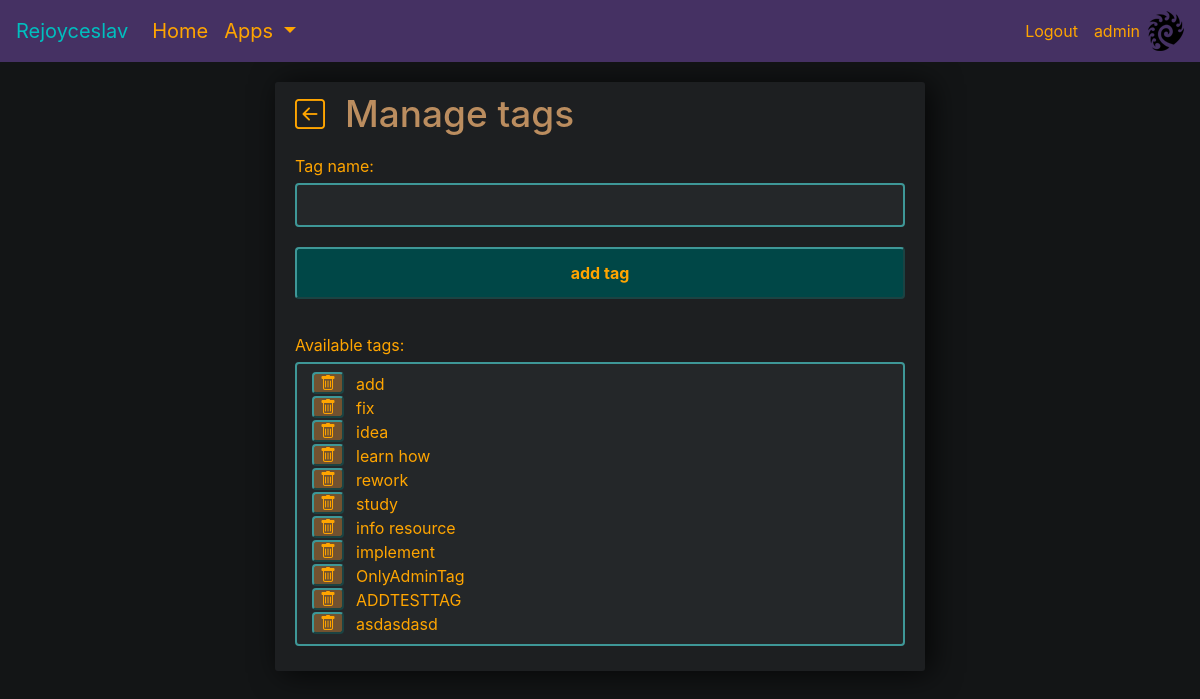
The page /tasks-tags (signed in) on the database as committed earlier.
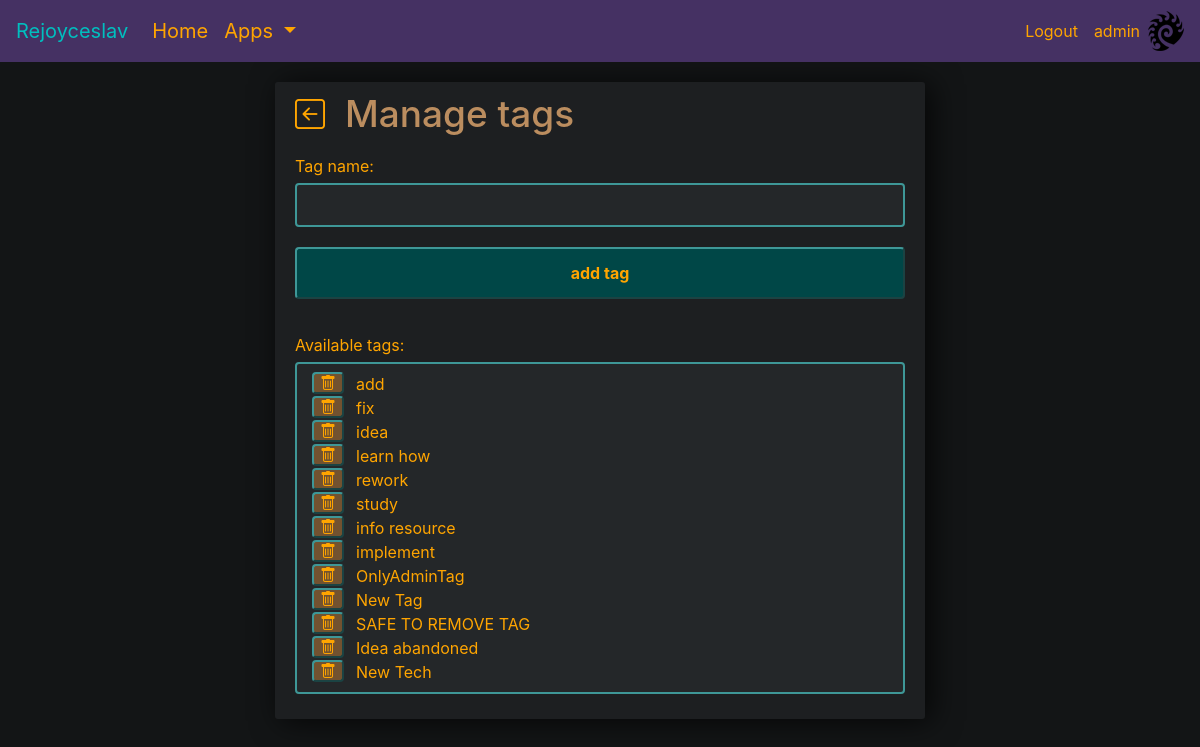
The same page on the database as committed later.
### tasks/models.py (models this page shows)
class Tag(models.Model):
    user = models.ForeignKey(User, on_delete=models.PROTECT, null=True, blank=True)
    name = models.CharField(max_length=30, null=True, blank=False)
    def __str__(self):
        return self.name

### tasks/views.py (the view, shortened to what this page needs)
# urls.py: path('tasks-tags', AddTagView.as_view(), name='tasks_tags'),
class AddTagView(View):
    def get(self, request):  # get request comes here
        tags = Tag.objects.filter(user=self.request.user)
        form = AddTagForm()
        context = {
                    'tags': tags,
                    'form': form,
                   }
        return render(request, 'tasks/task_add_tag.html', context)

### tasks/forms.py
class AddTagForm(ModelForm):
    def __init__(self, *args, **kwargs):
        super().__init__(*args, **kwargs)
        self.fields['name'].widget.attrs.update({'class': 'input-dark', 'autofocus': 'True'})
    class Meta:
        model = Tag
        fields = ['name']

### tasks/templates/tasks/task_add_tag.html (shortened to what this page needs)
{% extends 'info_page.html' %}
{% block info_content %}
<div>
    <div style="display: flex; margin-bottom: 10px">
        <div class="tooltip-wrapper" style="display: flex">
            <a href="{% url 'tasks_list' %}"><i id="backButton" style="font-size: 30px; color: orange" class="bi-arrow-left-square"></i></a>
        </div>
        <h2 style="padding-left: 20px; font-size: 37px">Manage tags</h2>
    </div>
    <div style="margin-top: 10px">Tag name:</div>
        <div>
            <form method="POST" id="TagsForm">
                {{ form.name }}
            </form>
        </div>
        <div>
            <input form="TagsForm" class="btn-info" type="submit" value="add tag">
        </div>
    <div>
        <br>
        <span>Available tags:</span>
        <br>
        <div style="padding-left: 15px" class="input-dark">
            {% for tag in tags %}
                <div style="display: flex">
                    <form action="{% url 'tasks_delete_tag' tag.id %}">
                        <div class="tooltip-wrapper" style="display: flex">
                            <button class="btn-danger" id="inputDeleteButton" style="line-height: 16px;"><i class="bi-trash"></i></button>
                        </div>
                    </form>
                    <div class="separator-vertical"></div>
                    <div style="padding-left: 10px">{{ tag|linebreaksbr }}</div>
                </div>
            {% endfor %}
        </div>
    </div>
</div>
{% endblock info_content %}

### templates/info_page.html
{% extends 'base.html' %}
{% block content %}
<div class="center-column" style="max-width: 650px">
    <div class="info-box" style="margin: 0px 15px;">
        {% block info_content %}
        {% endblock info_content %}
    </div>
</div>
{% endblock content %}

### templates/base.html (shortened to what this page needs)
<!DOCTYPE html>
{% load static %}
<link rel="stylesheet" href="https://stackpath.bootstrapcdn.com/bootstrap/4.3.1/css/bootstrap.min.css"
>
<link rel="stylesheet" href="https://cdn.jsdelivr.net/npm/bootstrap-icons@1.5.0/font/bootstrap-icons.css">
<link rel="stylesheet" href="{% static 'dark_green_orange_style.css' %}">
<link href="{% static 'js/jquery-ui-1.12.1/jquery-ui.min.css' %}" rel="stylesheet">
<link href="{% static 'js/jquery-ui-1.12.1/jquery-ui.structure.min.css' %}" rel="stylesheet">
<link href="{% static 'js/jquery-ui-1.12.1/jquery-ui.theme.min.css' %}" rel="stylesheet">
<link rel="stylesheet" href="https://cdn.jsdelivr.net/npm/@mdi/font@5.9.55/css/materialdesignicons.min.css">
<html lang="en">
<head>
</head>
<body>
<nav class="navbar navbar-expand-lg navbar-dark bg-dark">
  <span class="navbar-brand">Rejoyceslav</span>
  <div class="collapse navbar-collapse" id="navbarSupportedContent">
    <ul class="navbar-nav mr-auto">
      <li class="nav-item active">
        <a class="nav-link" href="{% url 'home' %}">Home <span class="sr-only">(current)</span></a>
      </li>
      <li class="nav-item dropdown">
        <a class="nav-link dropdown-toggle" href="#" id="navbarDropdown" role="button" data-toggle="dropdown" aria-haspopup="true" aria-expanded="false">
          Apps
        </a>
      </li>
    </ul>
    <ul class="navbar-nav">
      {% if user.is_authenticated %}
      <li class="nav-item">
        <a class="nav-link" href="{% url 'logout' %}" style="font-size: 16px">Logout</a>
      </li>
      <li class="nav-item">
        <a class="nav-link" href="{% url 'profile_main' %}" style="font-size: 16px">{{ request.user }}</a>
      </li>
      {% endif %}
      <li class="nav-item">
          <img src="{% static 'img/zerg_logo.png' %}">
      </li>
    </ul>
  </div>
</nav>
<div class="container-fluid">
  {% block content %}
  {% endblock content %}
</div>
</body>
</html>

### static/dark_green_orange_style.css (style rules this page uses)
.bg-dark { background-color: #453163 !important; }
.navbar-brand { color: #00bfbf !important; }
.nav-link { color: Orange !important; font-size: 20px; }
body { background-color: #131516; }
span { color: Orange; word-break: break-word; }
h1, h2, h3, h4, h5 { color: #bb8d5f; text-align: center; word-break: break-word; }
a:link { text-decoration: none; color: #00bfbf; }
input[type=submit] { width: 100%; padding: 12px 20px; margin: 10px 0; }
.input-dark { width: 100%; padding: 8px 10px; margin: 5px 0px 10px 0px; background-color: #242729; color: orange; box-sizing: border-box; border: 2px solid #3e9797; border-radius: 4px; resize: none; }
.btn-danger { background-color: #725230; border-radius: 4px; border-color: #3e9797; border-width: 2px; font-weight: bold; color: Orange !important; }
.btn-info { background-color: #004747; border-radius: 4px; border-color: #3e9797; border-width: 2px; font-weight: bold; color: Orange !important; }
.info-box { margin: 0px 30px; color: orange; }
.center-column { width: auto; margin: 20px auto; padding-top: 10px; padding-right: 5px; padding-bottom: 15px; padding-left: 5px; background-color: #1d1f21; border-radius: 3px; box-shadow: 6px 2px 30px 0px rgba(0,0,0,0.75); }
.separator-vertical { border-left: 2px solid transparent; }
.tooltip-wrapper { -webkit-transform: translateZ(0); -webkit-font-smoothing: antialiased; }

Rows that differ between the two databases and show on the page:
removed Tag: name "ADDTESTTAG"
removed Tag: name "asdasdasd"
added Tag: name "New Tag"
added Tag: name "SAFE TO REMOVE TAG"
added Tag: name "Idea abandoned"
added Tag: name "New Tech"
